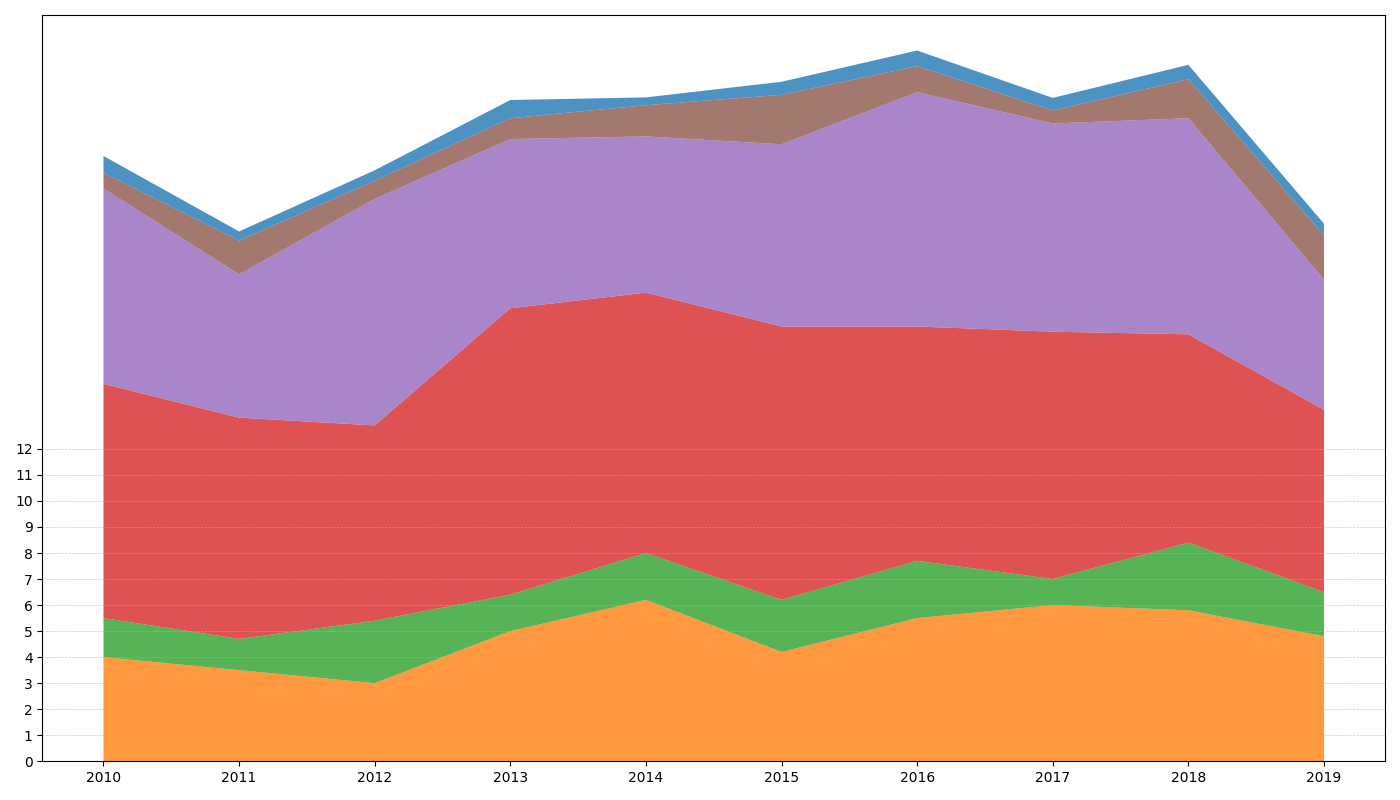

Reproduce this figure in Python.
import matplotlib.pyplot as plt
import numpy as np

years = np.arange(2010, 2020)

north_america = np.array([4, 3.5, 3, 5, 6.2, 4.2, 5.5, 6, 5.8, 4.8])
south_america = np.array([1.5, 1.2, 2.4, 1.4, 1.8, 2, 2.2, 1, 2.6, 1.7])
europe = np.array([9, 8.5, 7.5, 11, 10, 10.5, 9, 9.5, 8, 7])
asia = np.array([7.5, 5.5, 8.7, 6.5, 6, 7, 9, 8, 8.3, 5])
africa = np.array([0.6, 1.3, 0.7, 0.8, 1.2, 1.9, 1, 0.5, 1.5, 1.7])
oceania = np.array([0.65, 0.35, 0.4, 0.7, 0.3, 0.5, 0.6, 0.48, 0.55, 0.45])

tourism_data = np.vstack([north_america, south_america, europe, asia, africa, oceania])

fig, ax = plt.subplots(figsize=(14, 8))

# Shuffled the assigned colors for each data group
colors = ['#ff7f0e', '#2ca02c', '#d62728', '#9467bd', '#8c564b', '#1f77b4']

ax.stackplot(years, tourism_data, colors=colors, alpha=0.8)

ax.set_xticks(years)
ax.set_yticks(np.arange(0, 13, 1))
ax.yaxis.grid(True, linestyle='--', linewidth=0.5, alpha=0.7)

plt.tight_layout()
plt.show()
